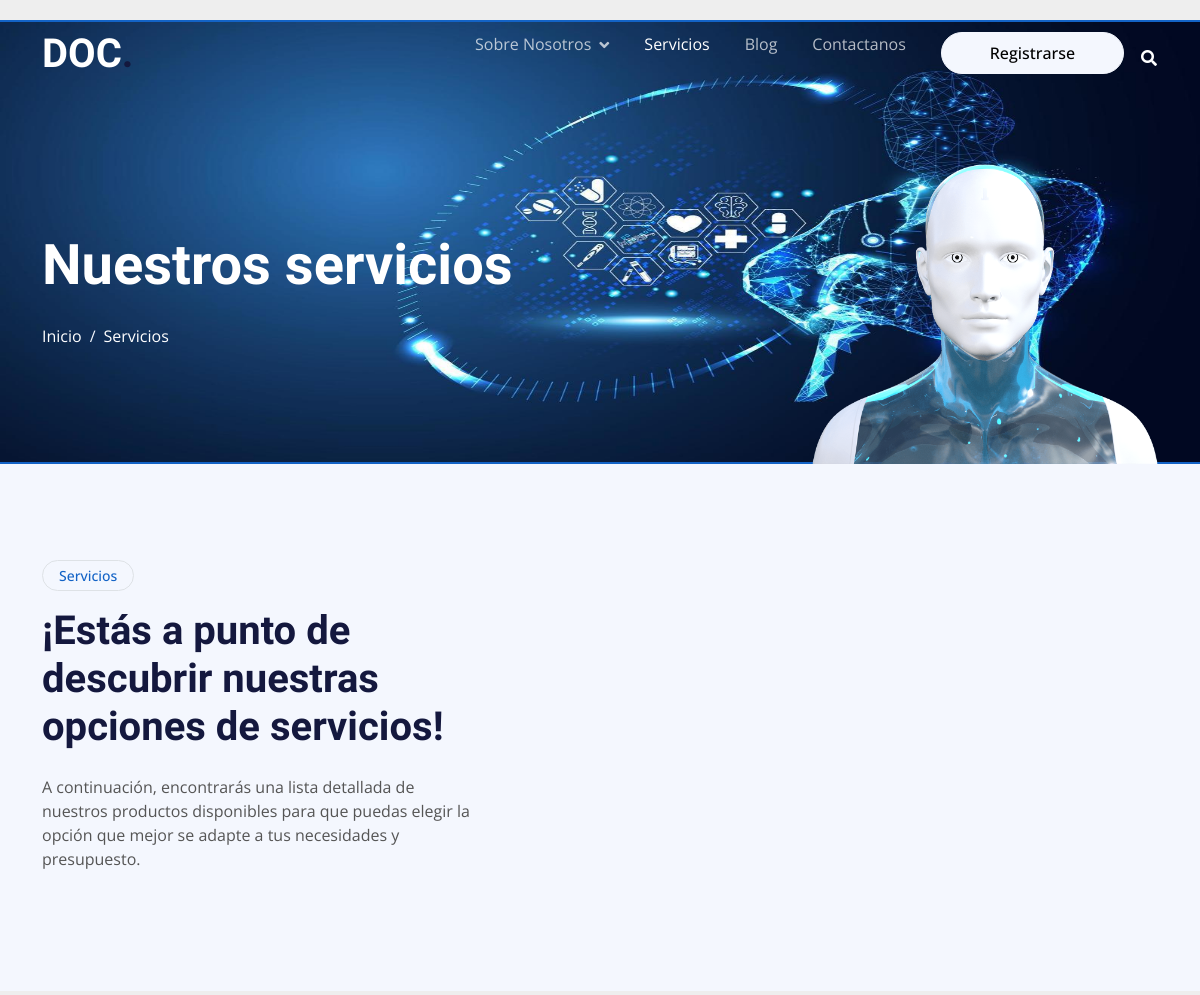
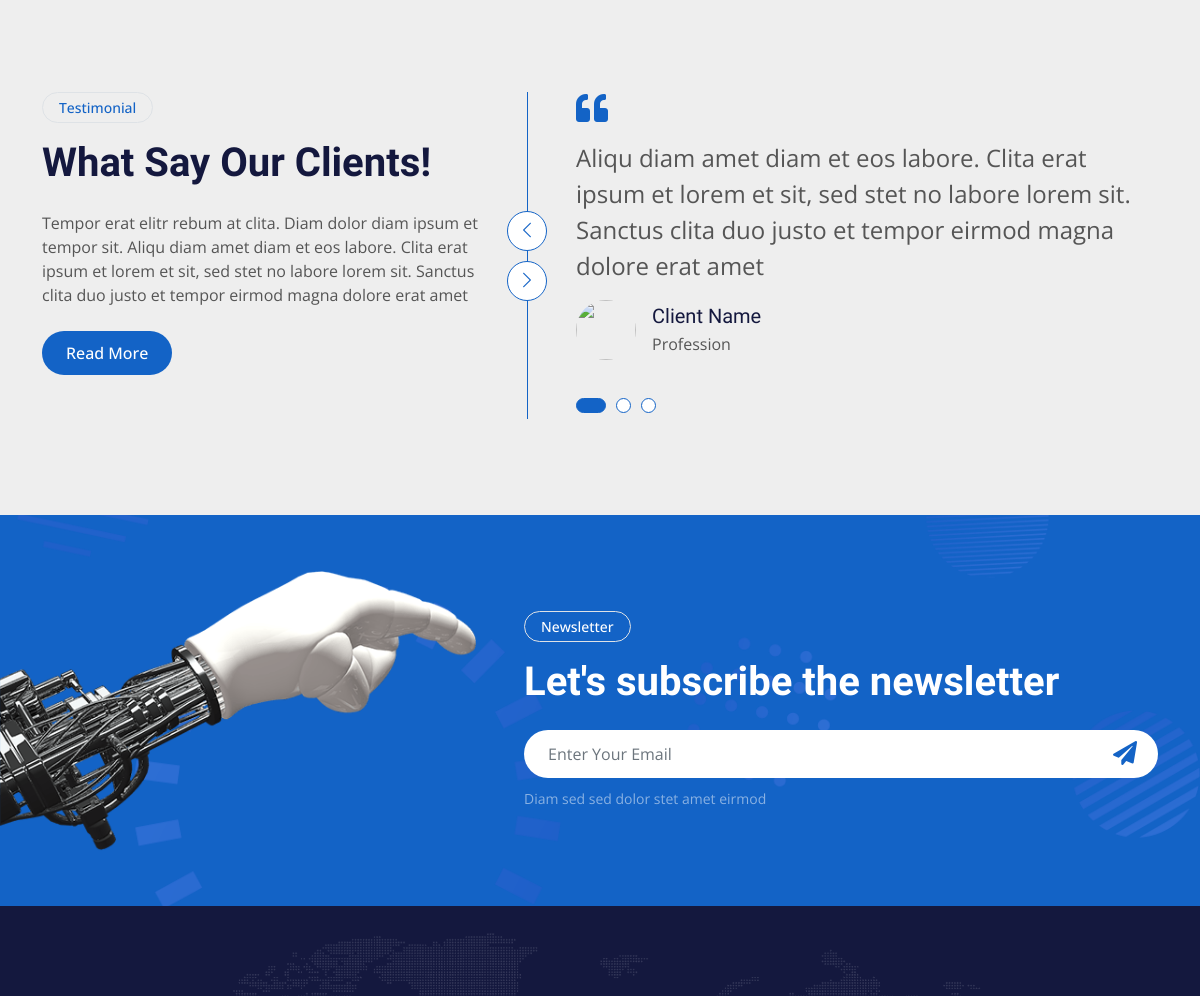
Page /servicios/ (upper part) on the earlier database version (2 pictures, top to bottom).
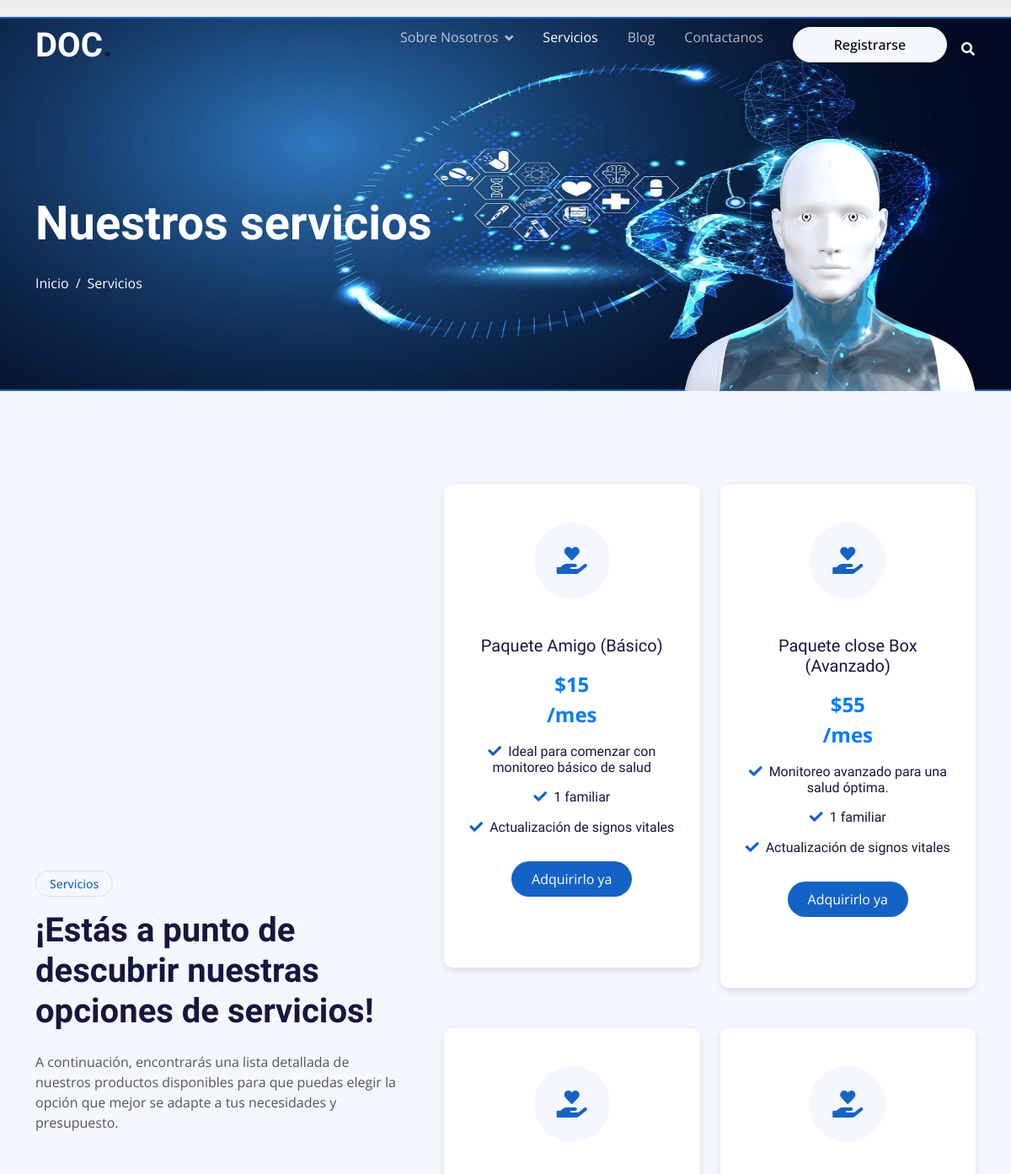
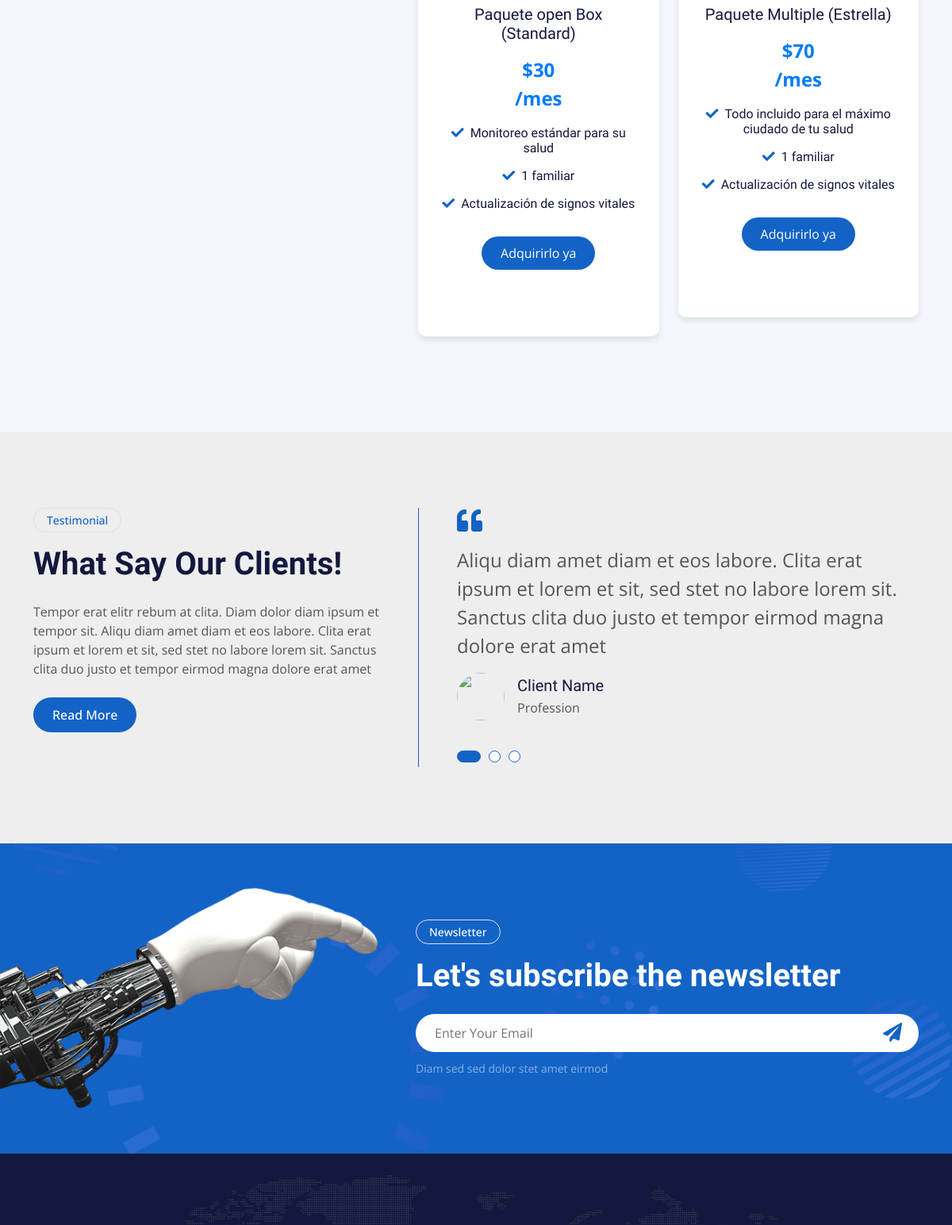
Same page on the later database version (2 pictures, top to bottom).
### myapp/models.py (models this page shows, shortened)
class Paquete(models.Model):
    name = models.CharField(max_length=200)
    descripcion = models.CharField(max_length=500)
    descripcion_detallada = models.TextField(blank=True)
    valor = models.IntegerField(default=0)
    servicios = models.ManyToManyField(Servicio, through='PaqueteServicio', related_name='paquetes')

### myapp/views.py (the view)
# urls.py: path('servicios/', views.servicios),
def servicios(request):
    dispositivos = Dispositivo.objects.all()
    paquetes = Paquete.objects.all()
    return render(request, 'servicios.html', {
        'dispositivos': dispositivos,
        'paquetes': paquetes,
    })

### myapp/templates/servicios.html (shortened to what the changed rows need)
<!DOCTYPE html>
<html lang="en">
{% extends 'base.html' %}
{% load static %}
{% block content %}
<body>
    {% include 'navbar.html' %}
    <div class="container-fluid pt-5 bg-primary hero-header">
        <div class="container pt-5">
            <div class="row g-5 pt-5">
                <div class="col-lg-6 align-self-center text-center text-lg-start mb-lg-5">
                    <h1 class="display-4 text-white mb-4 animated slideInRight">Nuestros servicios</h1>
                </div>
            </div>
        </div>
    </div>
    <div class="container-fluid bg-light py-5">
        <div class="container py-5">
            <div class="row g-5 align-items-center">
                <div class="col-lg-5 wow fadeIn" data-wow-delay="0.1s">
                    <h1 class="mb-4">¡Estás a punto de descubrir nuestras opciones de servicios!</h1>
                </div>
                <div class="col-lg-7">
                    <div class="row g-4" style="margin-top: 15px;">
                        {% for paquete in paquetes %}
                        <div class="col-md-6" style="height: 572;" data-wow-delay="0.1s">
                            <div class="service-item flex-column justify-content-center text-center rounded">
                                <div class="service-icon btn-square">
                                    <i class="fa fa-hand-holding-heart fa-2x"></i>
                                </div>
                                <br>
                                <h5 class="mb-3">{{paquete.name}}</h5>
                                <p>${{paquete.valor}}<br> /mes</p>
                                <div class="col-sm-12">
                                    <h6 class="mb-3"><i class="fa fa-check text-primary me-2"></i>{{paquete.descripcion}}</h6>
                                    <h6 class="mb-3"><i class="fa fa-check text-primary me-2"></i>1 familiar</h6>
                                    <h6 class="mb-3"><i class="fa fa-check text-primary me-2"></i>Actualización de signos vitales</h6>
                                    <br>
                                </div>
                                <a class="btn-primary rounded-pill px-4" href="/pagos/{{ paquete.id }}">Adquirirlo ya</a>
                                <br><br><br>
                            </div>
                        </div>
                        {% endfor %}
                    </div>
                </div>
            </div>
        </div>
    </div>
    <div class="container-xxl py-5">
        <div class="container py-5">
            <div class="row g-5">
                <div class="col-lg-5 wow fadeIn" data-wow-delay="0.1s">
                    <h1 class="mb-4">What Say Our Clients!</h1>
                </div>
            </div>
        </div>
    </div>
    <div class="container-fluid bg-primary newsletter py-5">
        <div class="container">
            <div class="row g-5 align-items-center">
                <div class="col-md-7 py-5 newsletter-text wow fadeIn" data-wow-delay="0.5s">
                    <h1 class="text-white mb-4">Let's subscribe the newsletter</h1>
                </div>
            </div>
        </div>
    </div>
</body>
{% endblock %}

Differences in the rows shown:
added Paquete: name "Paquete Amigo (Básico)", valor "15", descripcion "Ideal para comenzar con monitoreo básico de salud"
added Paquete: name "Paquete close Box (Avanzado)", valor "55", descripcion "Monitoreo avanzado para una salud óptima."
added Paquete: name "Paquete open Box (Standard)", valor "30", descripcion "Monitoreo estándar para su salud"
added Paquete: name "Paquete Multiple (Estrella)", valor "70", descripcion "Todo incluido para el máximo ciudado de tu salud"
